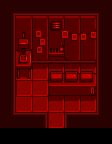

This is a level from a 2D game, rendered from its Tiled map with the project's own tilesets. A one-line summary and the complete map file follow:
An orthogonal 7x9 tile map with 16x16 px tiles, 5 tile layers (Back, Buildings, Front, Paths, ...) and 1 object (TileData).

<map version="1.5" tiledversion="1.7.2" orientation="orthogonal" renderorder="right-down" width="7" height="9" tilewidth="16" tileheight="16" infinite="0" nextlayerid="12" nextobjectid="4">
 <properties>
  <property name="Music" value="Hospital_Ambient" />
  <property name="Warp" value="3 8 HaleyHouse 4 4" />
 </properties>
 <tileset firstgid="1" name="darkroom_tiles" tilewidth="16" tileheight="16" tilecount="88" columns="11">
  <image source="haleyDarkroomTiles.png" width="176" height="128" />
 </tileset>
 <layer id="9" name="Back" width="7" height="9">
  <data encoding="csv">
0,0,0,0,0,0,0,
0,0,0,0,0,0,0,
0,0,0,0,0,0,0,
0,0,0,0,0,0,0,
0,0,47,70,70,70,0,
0,58,58,0,0,0,0,
0,68,69,70,71,72,0,
0,0,0,81,0,0,0,
0,0,0,0,0,0,0
</data>
 </layer>
 <objectgroup id="11" name="Back" />
 <layer id="1" name="Buildings" width="7" height="9">
  <properties>
   <property name="Warp" value="3 8 HaleyHouse 4 4" />
  </properties>
  <data encoding="csv">
1,2,3,4,5,6,7,
12,13,14,15,16,17,18,
23,24,25,26,27,28,29,
34,35,36,37,38,39,40,
45,46,0,0,0,0,51,
56,0,0,59,60,61,62,
67,0,0,0,0,0,73,
78,79,80,0,82,83,84,
0,0,0,0,0,0,0
</data>
 </layer>
 <objectgroup id="2" name="Buildings">
  <object id="3" name="TileData" x="32" y="48" width="16" height="16">
   <properties>
    <property name="Action" value="Message &quot;Custom_HaleyDarkRoom.1&quot;" />
    <property name="Warp" value="3 8 HaleyHouse 4 4" />
   </properties>
  </object>
 </objectgroup>
 <layer id="3" name="Front" width="7" height="9">
  <data encoding="csv">
0,0,0,0,0,0,0,
0,0,0,0,0,0,0,
0,0,0,0,0,0,0,
0,0,0,41,42,43,0,
0,0,0,52,53,54,0,
0,0,0,0,0,0,0,
0,0,0,0,0,0,0,
0,0,0,0,0,0,0,
0,0,0,0,0,0,0
</data>
 </layer>
 <objectgroup id="4" name="Front" />
 <layer id="7" name="Paths" width="7" height="9">
  <data encoding="csv">
0,0,0,0,0,0,0,
0,0,0,0,0,0,0,
0,0,0,0,0,0,0,
0,0,0,0,0,0,0,
0,0,0,0,0,0,0,
0,0,0,0,0,0,0,
0,0,0,0,0,0,0,
0,0,0,0,0,0,0,
0,0,0,0,0,0,0
</data>
 </layer>
 <objectgroup id="8" name="Paths" />
 <layer id="5" name="AlwaysFront" width="7" height="9">
  <data encoding="csv">
0,0,0,0,0,0,0,
0,0,0,0,0,0,0,
0,0,0,0,0,0,0,
0,0,0,0,0,0,0,
0,0,0,0,0,0,0,
0,0,0,0,0,0,0,
0,0,0,0,0,0,0,
0,0,0,0,0,0,0,
0,0,0,0,0,0,0
</data>
 </layer>
 <objectgroup id="6" name="AlwaysFront" />
</map>
